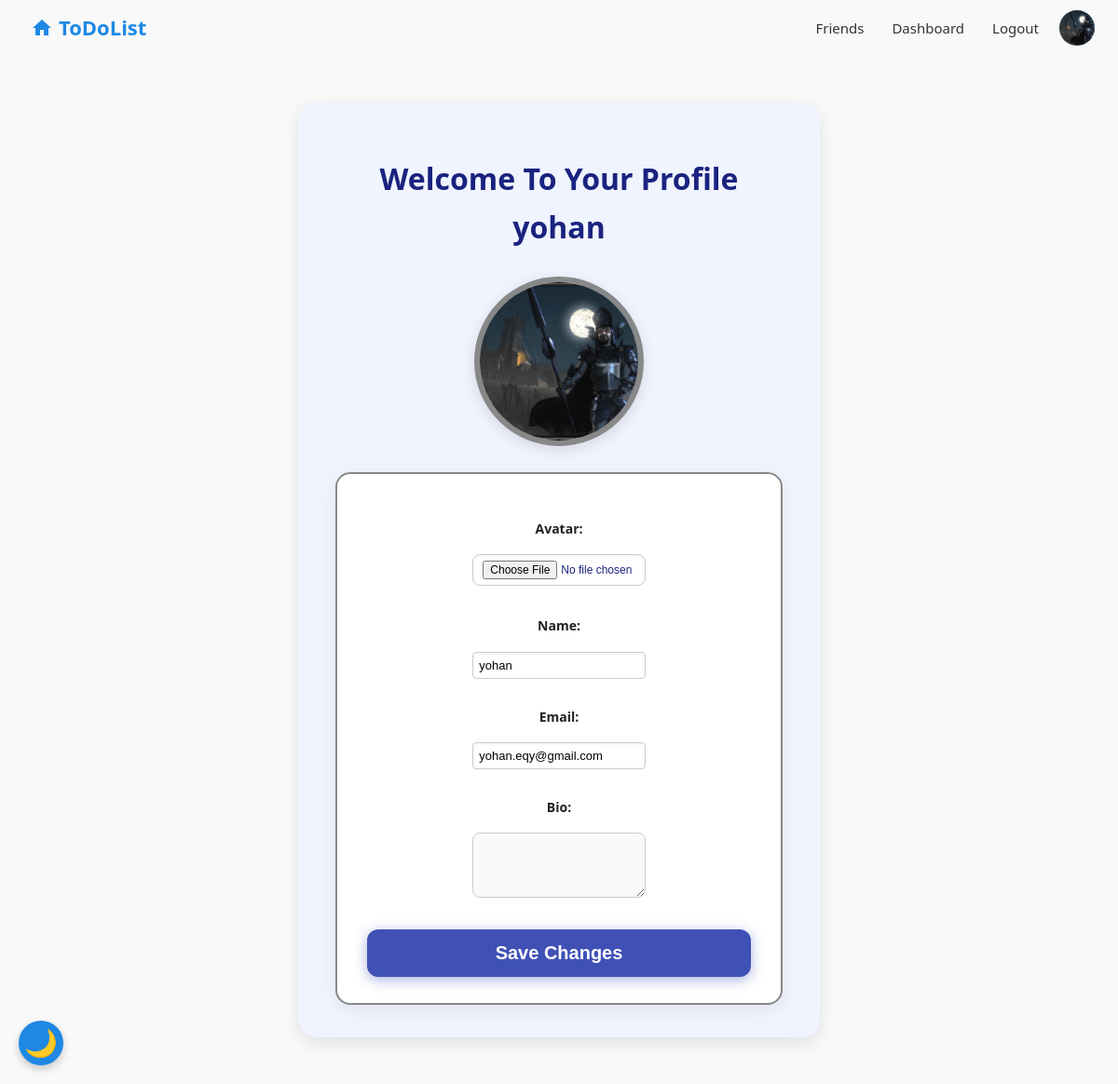
Before: /profile/ (signed in) with the older database file.
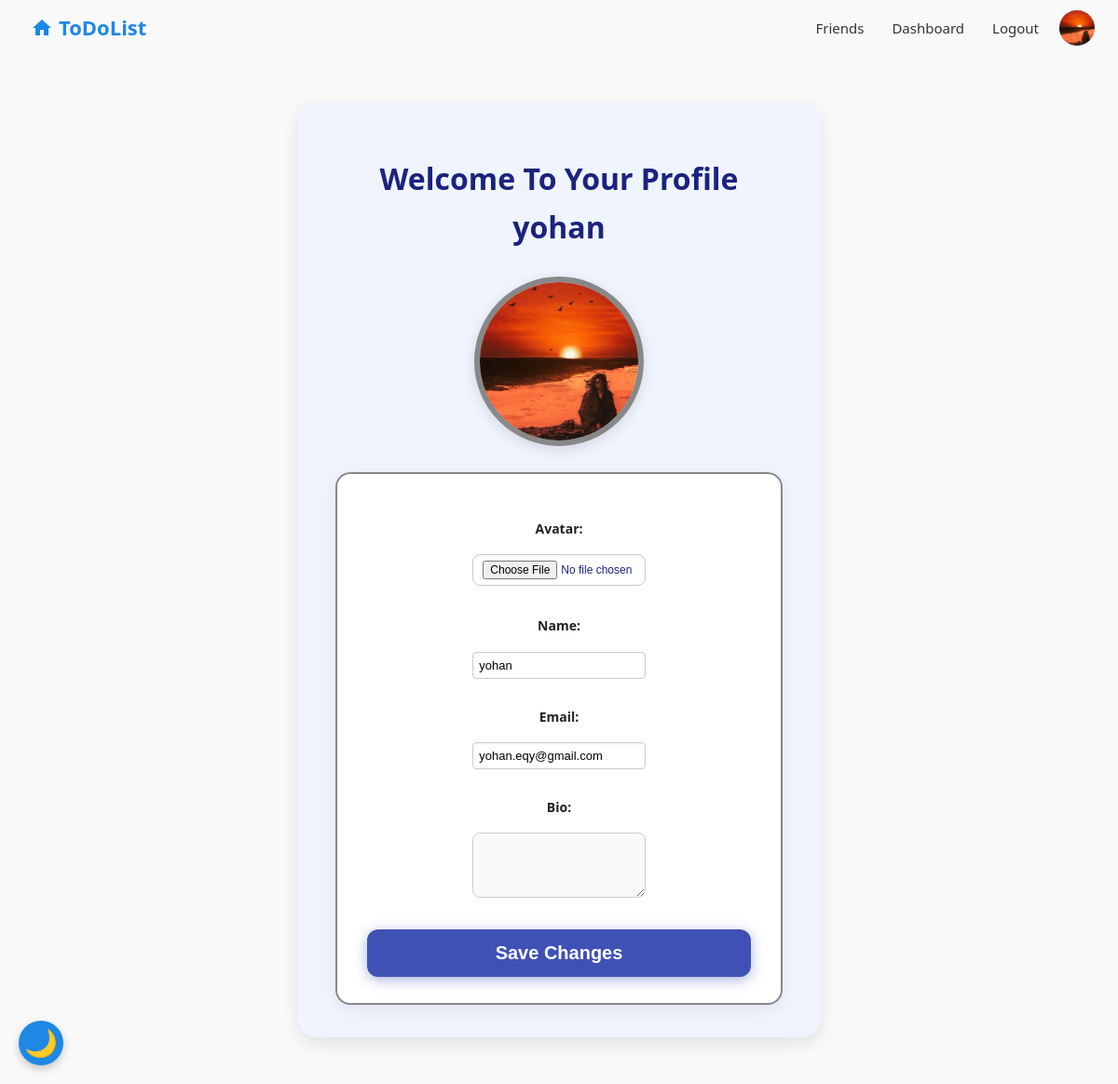
After: the same page with the newer database file.
### base/models.py (models this page shows, shortened)
class User(AbstractBaseUser, PermissionsMixin):
    email = models.EmailField(unique=True)
    name = models.CharField(max_length=255, unique=False)
    avatar = models.ImageField(upload_to='avatars/', blank=True, null=True)
    bio = models.TextField(blank=True, null=True)
    is_active = models.BooleanField(default=True)
    is_staff = models.BooleanField(default=False)
    date_joined = models.DateTimeField(default=timezone.now)
    avatar_base_name = models.CharField(max_length=255, blank=True, null=True)
    friends = models.ManyToManyField("self", blank=True, symmetrical=True)
    USERNAME_FIELD = 'email'
    REQUIRED_FIELDS = ['name']
    objects = CustomUserManager()

### base/views.py (the view)
# urls.py: path('profile/', views.profile_view, name='profile'),
@login_required
def profile_view(request):
    user = request.user
    if request.method == 'POST':
        form = ChengeForm(request.POST, request.FILES, instance=request.user)
        if form.is_valid():
            form.save()
            return redirect('home')
    else:
        form = ChengeForm(instance=request.user)
    return render(request, 'base/profile.html', {'form': form})

### base/forms.py (shortened to what this page needs)
class ChengeForm(forms.ModelForm):
    class Meta:
        model = User
        fields = ('avatar', 'name', 'email', 'bio')
        widgets = {
            'avatar': NoLinkFileInput(),
            'bio': forms.Textarea(attrs={
                'class': 'auth-input bio-field',
                'rows': 2,
                'style': 'resize:none;',
            }),
        }
    def __init__(self, *args, **kwargs):
        self.user = kwargs.get('instance')
        super().__init__(*args, **kwargs)

### base/templates/base/profile.html (shortened to what this page needs)
{% extends 'base/main.html' %}
{% load static %}
{% block extra_css %}
<link rel="stylesheet" href="{% static 'css/style.css' %}?{% now 'U' %}">
{% endblock %}
{% block content %}
<div class="profile-container">
  <h1>Welcome To Your Profile {{ user.name }}</h1>
  <div class="navbar-avatar">
    {% if user.avatar %}
      <img src="{{ user.avatar.url }}" alt="Avatar" class="profile-avatar">
    {% else %}
      <div class="avatar-placeholder">
        {{ user.name|slice:":1"|upper }}
      </div>
    {% endif %}
  </div>
  <form method="POST" enctype="multipart/form-data" class="profile-form">
    <div class="form-group">
      {{ form.avatar.label_tag }}
      {{ form.avatar }}
    </div>
    <div class="form-group">
      {{ form.name.label_tag }}
      {{ form.name }}
    </div>
    <div class="form-group">
      {{ form.email.label_tag }}
      {{ form.email }}
    </div>
    <div class="form-group">
      {{ form.bio.label_tag }}
      {{ form.bio }}
    </div>
    <button type="submit" class="profile-submit-btn">Save Changes</button>
  </form>
</div>
{% endblock %}

### base/templates/base/main.html (shortened to what this page needs)
<!DOCTYPE html>
<html lang="fa" dir="ltr">
<head>
  {% load static %}
  <link rel="stylesheet" href="{% static 'css/style.css' %}?v=2">
  {% block extra_css %}{% endblock %}
</head>
<body>
  {% include 'base/navbar.html' %}
  <div class="dark-mode-toggle-container">
    <button id="darkModeToggle" class="dark-mode-toggle" title="تغییر حالت تیره">🌙</button>
  </div>
  {% block content %}{% endblock %}
</body>
</html>

### base/templates/base/navbar.html (shortened to what this page needs)
<!DOCTYPE html>
<html lang="en">
<head>
  {% load static %}
</head>
<body data-user-id="{{ request.user.id }}" data-user-email="{{ request.user.email|escapejs }}">
  <header class="navbar-container">
    <a href="/" class="navbar-logo" title="Home">
      <svg class="home-icon1" xmlns="http://www.w3.org/2000/svg" width="24" height="24" fill="#1e88e5" viewBox="0 0 24 24" aria-hidden="true">
        <path d="M10 20v-6h4v6h5v-8h3L12 3 2 12h3v8z"/>
      </svg>
      <span class="logo-text">ToDoList</span>
    </a>
    <div class="navbar-links-container">
      {% if user.is_authenticated %}
        <a href="#" id="openFriendsModal" class="navbar-link">Friends</a>
        <a href="{% url 'dashbord' %}" class="navbar-link">Dashboard</a>
        <a href="#" id="openLogoutModal" class="navbar-link">Logout</a>
        <a href="{% url 'profile' %}" class="navbar-avatar-topright">
          {% if user.avatar %}
            <img src="{{ user.avatar.url }}" alt="Avatar" class="navbar-avatar-img" />
          {% else %}
            <div class="navbar-avatar-placeholder">{{ user.name|slice:":1"|upper }}</div>
          {% endif %}
        </a>
      {% else %}
        <a href="{% url 'login' %}" class="navbar-link">Login</a>
      {% endif %}
    </div>
  </header>
</body>
</html>

### base/templates/widgets/no_link_file_input.html (shortened to what this page needs)
<input type="{{ widget.type }}" name="{{ widget.name }}"
    {% for name, value in widget.attrs.items %}
        {% if value %}
            {{ name }}="{{ value }}"
        {% endif %}
    {% endfor %}
>

### base/templates/base/main.html (style rules this page uses)
input, textarea, select { transition: background-color 0.3s ease, color 0.3s ease, border-color 0.3s ease; }
body { visibility: hidden; transition: visibility 0.3s ease; }

Changed rows visible on the page:
changed User "yohan": avatar: a different picture
